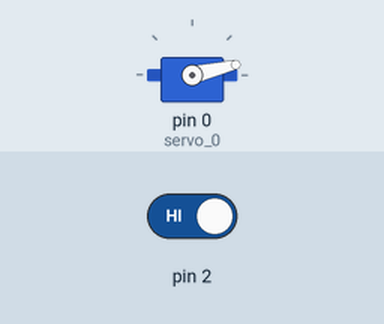
This sketch was run on a simulated Arduino Uno, built with avr-gcc and run on an emulated ATmega328P. Shown: servo. The test bench sets the inputs (shaded band); at power-on: pin 2 HIGH.

Above: at 0.15 s.
At 1.5 s:
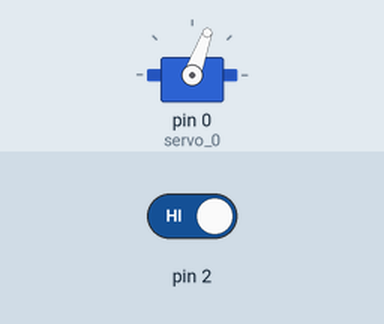
1.6 s: pin 2 driven LOW
At 2.5 s:
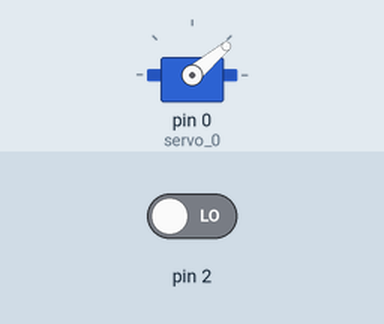
Timing chart, 0 to 4.6 s (numbered marks = the images above; inputs shaded):
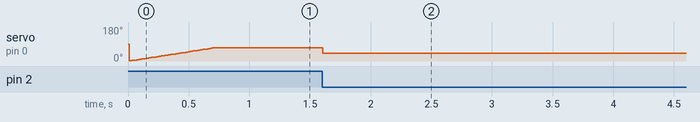

Measured:
- after the input at 1.6 s, servo on pin 0 (servo_0): 70° → 40° at once

The sketch:

start_simulating1.ino
```cpp
#include <Servo.h>


int pos=0;

int but = 0;

Servo servo_0;

void setup()
{
  pinMode(2, INPUT);
  servo_0.attach(0);

}

void loop()
{
  but = digitalRead(2);
  delay(1); // Wait for 1 millisecond(s)
  if (but == 0) {
    for (; pos >= 40; pos -= 1) {
      servo_0.write(pos);
    }
  } else {
    for (; pos <= 70; pos += 1) {
      servo_0.write(pos);
      delay(10); // Wait for 10 millisecond(s)
    }
  }
}
```
